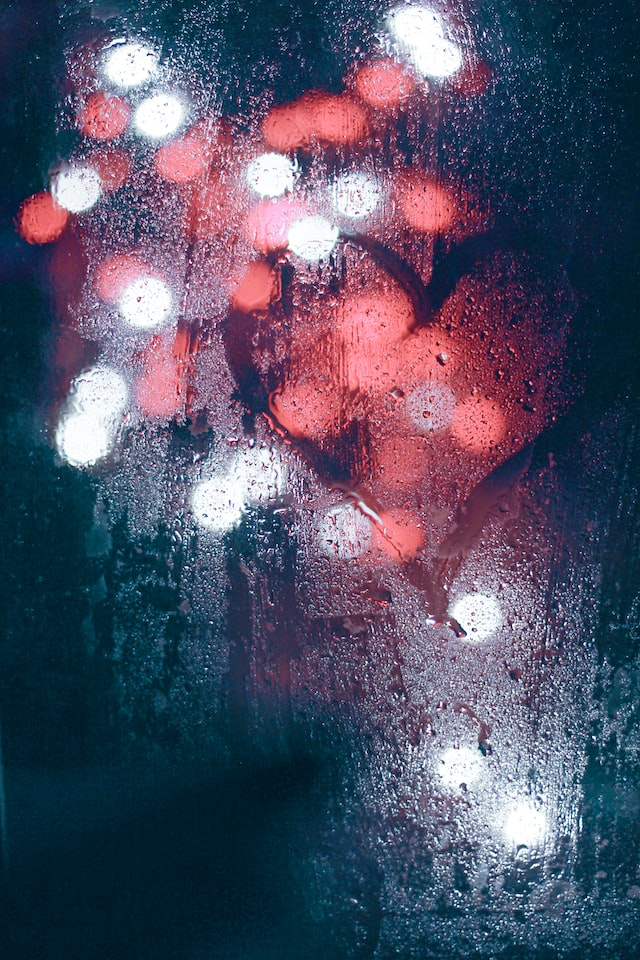
#> input picture CO3/input.jpg, 640 x 960 px
$ python CV-CO3-AT1.py
#> lines starting #> are read from the running program, lines starting #| are printed output that depends on the picture
import cv2
import numpy as np
import matplotlib.pyplot as plt

# Read image
img = cv2.imread("input.jpg")
#> img is the input picture: shape (960, 640, 3); mean B, G, R 100.6, 79.4, 79.4

if img is None:
    print("Error: input.jpg not found!")
    exit()

# Convert to grayscale
gray = cv2.cvtColor(img, cv2.COLOR_BGR2GRAY)
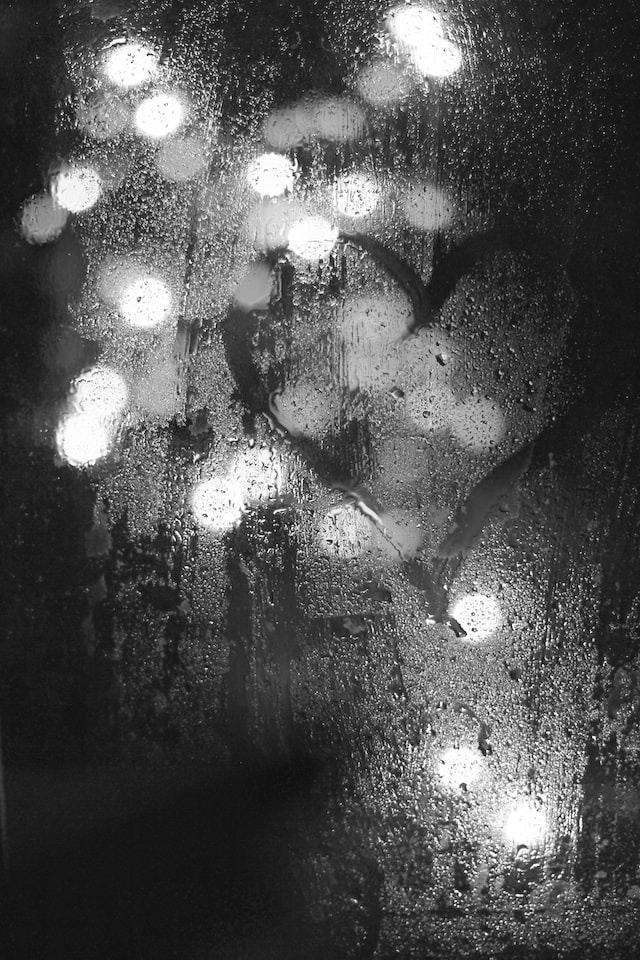
#> gray: shape (960, 640); min 2, max 255, mean 81.8

# Reduce noise
blur = cv2.GaussianBlur(gray, (5, 5), 1)

# Edge detection
edges = cv2.Canny(blur, 50, 150)
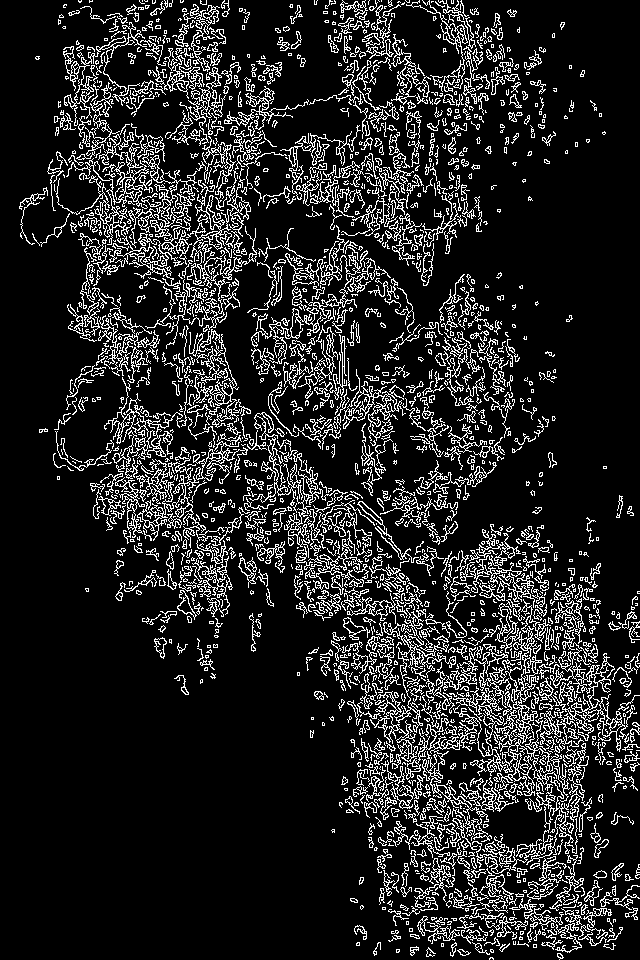
#> edges: shape (960, 640); 14.1% white in thin lines or dots

# Make copy for drawing
result = img.copy()

# -----------------------------
# Hough Line Transform
# -----------------------------
lines = cv2.HoughLinesP(
    edges,
    1,
    np.pi / 180,
    threshold=80,
    minLineLength=50,
    maxLineGap=10
)
#> lines = 1031 rows, first 6: [65, 48, 220, 352], [460, 698, 582, 820], [499, 841, 561, 958], [368, 642, 480, 872], [177, 376, 249, 448], [531, 710, 589, 942]

line_count = 0

if lines is not None:
    for line in lines:
        x1, y1, x2, y2 = line[0]

        cv2.line(
            result,
            (x1, y1),
            (x2, y2),
            (0, 255, 0),
            2
        )

        line_count += 1
#> this loop made 1031 passes
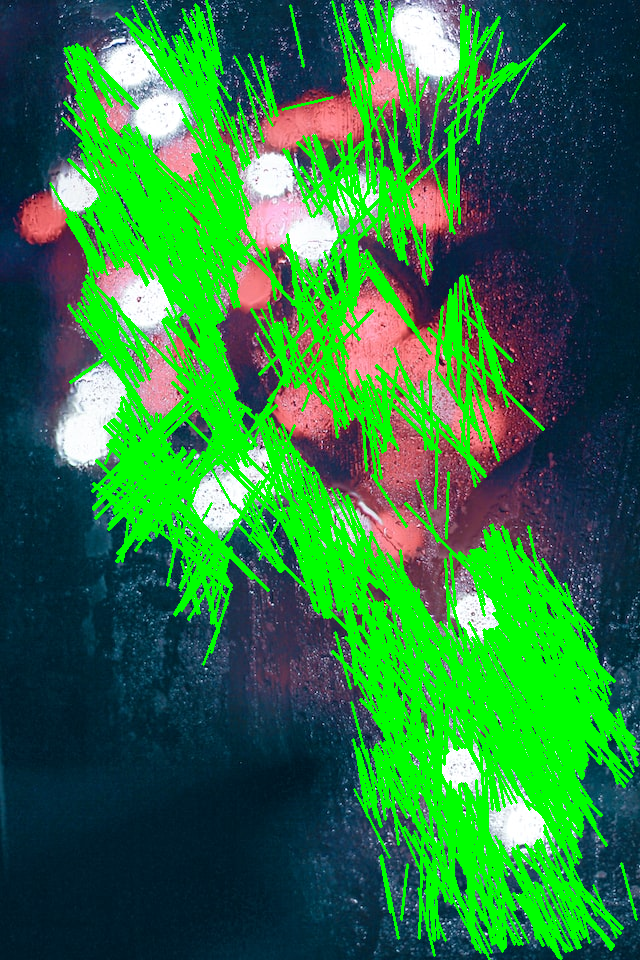
#> result: shape (960, 640, 3); mean B, G, R 63.2, 120.6, 43.7
#> after the loop, line_count = 1031

# -----------------------------
# Hough Circle Transform
# -----------------------------
circles = cv2.HoughCircles(
    blur,
    cv2.HOUGH_GRADIENT,
    dp=1.2,
    minDist=30,
    param1=100,
    param2=30,
    minRadius=10,
    maxRadius=100
)
#> circles = 360 rows, first 8: [484.2, 748.2, 99.28], [462.6, 786.6, 99.28], [471, 651, 96.64], [449.4, 628.2, 99.28], [429, 600.6, 99.28], [288.6, 222.6, 99.28], [267, 460.2, 99.28], [439.8, 729, 83.44]

circle_count = 0

if circles is not None:
    circles = np.uint16(np.around(circles))
#> circles = 360 rows, first 8: [484, 748, 99], [463, 787, 99], [471, 651, 97], [449, 628, 99], [429, 601, 99], [289, 223, 99], [267, 460, 99], [440, 729, 83]

    for circle in circles[0]:
        x, y, r = circle

        # Draw circle
        cv2.circle(
            result,
            (x, y),
            r,
            (255, 0, 0),
            2
        )

        # Draw center
        cv2.circle(
            result,
            (x, y),
            3,
            (0, 0, 255),
            -1
        )

        circle_count += 1
#> this loop made 360 passes
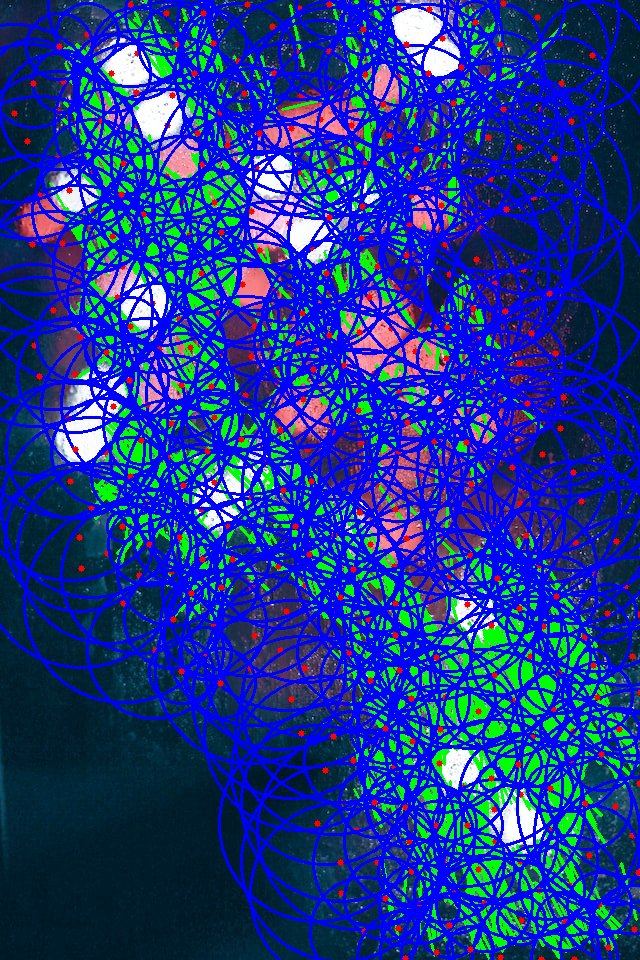
#> result: shape (960, 640, 3); mean B, G, R 146.8, 53.4, 25.6
#> after the loop, circle_count = 360

# Print results
print("Number of detected lines:", line_count)
#| Number of detected lines: 1031
print("Number of detected circles:", circle_count)
#| Number of detected circles: 360

# -----------------------------
# Visualization
# -----------------------------
plt.figure(figsize=(15, 5))

plt.subplot(1, 3, 1)
plt.imshow(cv2.cvtColor(img, cv2.COLOR_BGR2RGB))
plt.title("Original Image")
plt.axis("off")

plt.subplot(1, 3, 2)
plt.imshow(edges, cmap="gray")
plt.title("Canny Edges")
plt.axis("off")

plt.subplot(1, 3, 3)
plt.imshow(cv2.cvtColor(result, cv2.COLOR_BGR2RGB))
plt.title("Hough Shape Detection")
plt.axis("off")

plt.tight_layout()
plt.show()
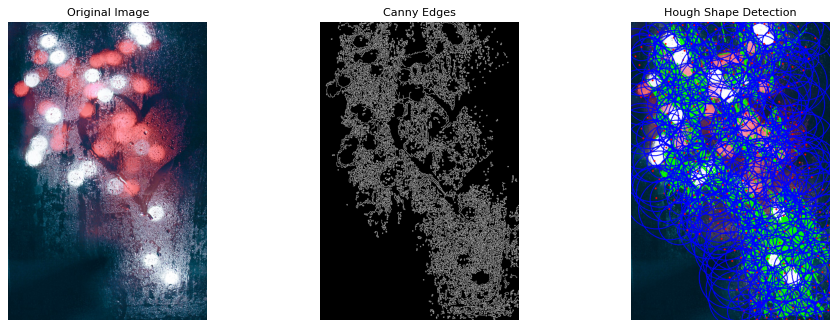
#> figure drawn by matplotlib, 3 panels
